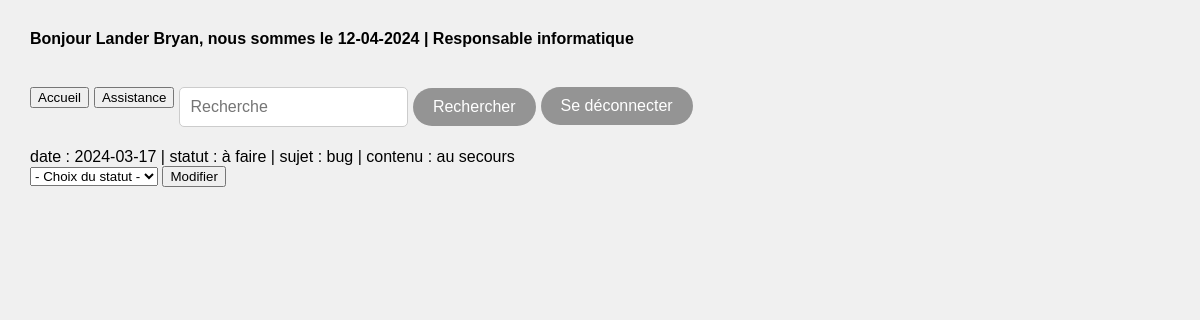
Page /?action=modifStatut&id=1&statut=1 (signed in) on the committed database.
### tables this page shows
CREATE TABLE IF NOT EXISTS `assistance` (
  `id` int(11) NOT NULL AUTO_INCREMENT,
  `id_responsable` int(11) NOT NULL,
  `id_probleme` int(11) NOT NULL,
  `date` date NOT NULL,
  `sujet` text NOT NULL,
  `contenu` text NOT NULL,
  `statut` int(11) NOT NULL,
  PRIMARY KEY (`id`)
);

### Class/assistance.php (called while the page is built, shortened)
<?php
class ManagerAssistance{
    private $bd;
    public function __construct() {
        $this -> bd = new PDO("mysql:host=localhost;dbname=crm", 'root', '');
    }
    public function getIssueSelected($id, $statut){
        $sql = "SELECT * FROM assistance WHERE id=$id && statut=$statut";
        $requete = $this -> bd -> query($sql);
        $donnees = $requete -> fetch(PDO::FETCH_ASSOC);
        return $donnees;
    }
    }
?>

### View/modifStatut.php (the view, shortened to what this page needs)
<?php
if(isset($_GET['id']) && ($_GET['statut'])){
    $assistanceStatut = new ManagerAssistance();
    $assistanceStatut -> getIssueSelected($_GET['id'], $_GET['statut']);
    $issueSelected = $assistanceStatut -> getIssueSelected($_GET['id'], $_GET['statut']);
    echo "<li>date : ".$issueSelected['date']." | statut : ".$statut[$issueSelected['statut']]." | sujet : ".$issueSelected['sujet']." | contenu : ".$issueSelected['contenu']."";
}
?>
<html>
    <form method="post">
        <select name="statut" id="statut">
            <option value="">- Choix du statut -</option>
        </select>
        <input type="submit" name="Modifier" id='Modifier' value='Modifier'></br>
    </form>
</html>

### style.css (style rules this page uses)
body { font-family: Arial, sans-serif; margin: 30; padding: 0; background-color: #f0f0f0; }
li { margin-bottom: 5px; }
li { list-style: none; margin-bottom: 5px; }

### rows in the picture
assistance: date "2024-03-17", statut "à faire", sujet "bug", contenu "au secours"

### other values in the picture
$_SESSION['nom'] "Lander"
$_SESSION['prenom'] "Bryan"
$poste[$_SESSION['droit']] "Responsable informatique"
